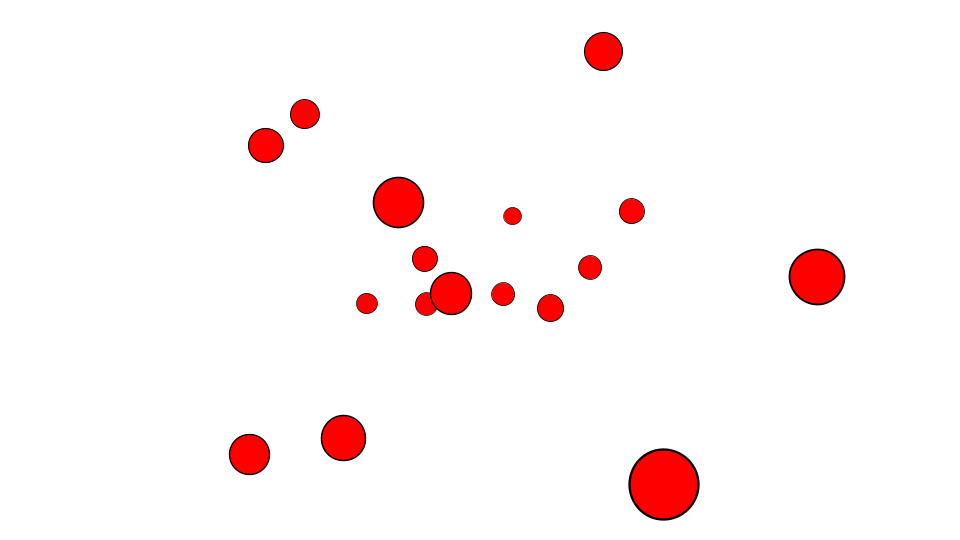
Frame 1 (no input)
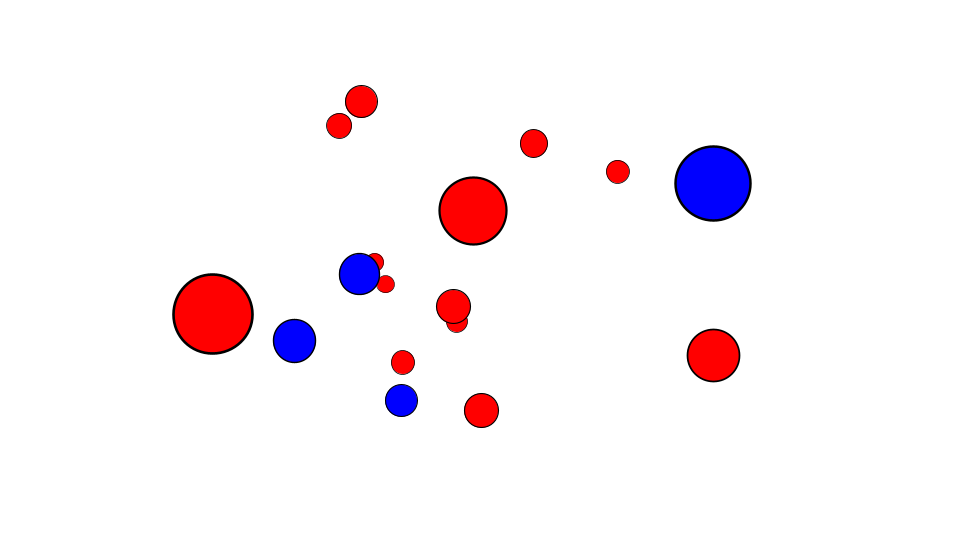
Frame 60 (the mouse pressed at the canvas centre just before this capture)
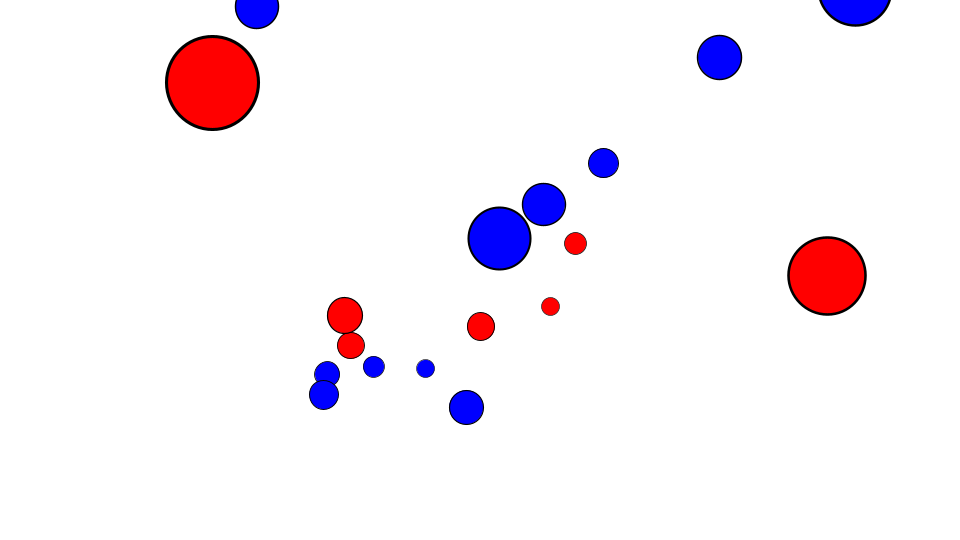
Frame 120 (the mouse held since frame 60 and released just before this capture)

The Processing sketch that drew these frames (run headless with seeded random() and noise(); from frame 60 on, the mouse is pressed at the canvas centre):

// Processing sketch: Collision3D
// ── Collision3D.pde
Ball3D[] balls;
static final int numBalls = 20;
float fl = 250;
float vpX = 0;
float vpY = 0;
float top = -200;
float bottom = 200;
float left = -200;
float right = 200;
float front = 200;
float back = -200;

void setup() {
  size(960, 540);
  frameRate(30);
  initialize();
}

void initialize() {
  smooth();
  vpX = width/2;
  vpY = height/2;
  balls = new Ball3D[numBalls];
  for(int i=0; i<numBalls; i++) {
    balls[i] = new Ball3D(15.0);
    balls[i].xpos = random(400) - 200;
    balls[i].ypos = random(400) - 200;
    balls[i].zpos = random(400) - 200;
    balls[i].vx = random(10) - 5;
    balls[i].vy = random(10) - 5;
    balls[i].vz = random(10) - 5;
    balls[i].setFillColor(color(255, 0, 0));   
  }
}

void draw() {
  background(255);
  for(int i=0; i<numBalls; i++) {
    Ball3D ball = balls[i];
    move(ball);
  }
  for(int i=0; i<numBalls - 1; i++) {
    Ball3D ballA = balls[i];
    for(int j=i+1; j<numBalls; j++) {
      Ball3D ballB = balls[j];
      float dx = ballA.xpos - ballB.xpos;
      float dy = ballA.ypos - ballB.ypos;
      float dz = ballA.zpos - ballB.zpos;
      float dist = sqrt(dx * dx + dy * dy + dz * dz);
      if(dist < ballA.radius + ballB.radius) {
        ballA.setFillColor(color(0, 0, 255));
        ballB.setFillColor(color(0, 0, 255));
      }
    }
  }
  sortZ();
}

void move(Ball3D ball) {
  float radius =  ball.radius;
  ball.xpos += ball.vx;
  ball.ypos += ball.vy;
  ball.zpos += ball.vz;
  if(ball.xpos + radius > right) {
    ball.xpos = right - radius;
    ball.vx *= -1;
  }else if(ball.xpos - radius < left) {
    ball.xpos = left + radius;
    ball.vx *= -1;
  }
  if(ball.ypos + radius > bottom) {
    ball.ypos = bottom - radius;
    ball.vy *= -1;
  }else if(ball.ypos - radius < top) {
    ball.ypos = top + radius;
    ball.vy *= -1;
  }
  if(ball.zpos + radius > front) {
    ball.zpos = front - radius;
    ball.vz *= -1;
  }else if(ball.zpos - radius < back) {
    ball.zpos = back + radius;
    ball.vz *= -1;
  }
  
  if(ball.zpos > -fl) {
    float scale = fl / (fl + ball.zpos);
    ball.scaleX = ball.scaleY = scale;
    ball.x = vpX + ball.xpos * scale;
    ball.y = vpY + ball.ypos * scale;
    ball.visible = true;
  }else{
    ball.visible = false;
  }
}

void sortZ() {
  for(int i=0; i<numBalls - 1; i++) {
    for(int j=numBalls-1; j>i; j--) {
      if(balls[j].zpos > balls[j-1].zpos) {
        Ball3D t = balls[j];
        balls[j] = balls[j-1];
        balls[j-1] = t;
      }
    }
  }
  for(int i=0; i<numBalls; i++) {
     Ball3D ball = balls[i];
     ball.update();
  }
}

////////////////////////////////

class Segment extends Sprite {
  float segmentWidth, segmentHeight;
  float vx, vy;
  
  Segment(float segmentWidth, float segmentHeight) {
    super();
    this.segmentWidth = segmentWidth;
    this.segmentHeight = segmentHeight;
  }
  
  void draw() {
    rect(-segmentHeight / 2,  -segmentHeight / 2, segmentWidth + segmentHeight, segmentHeight, segmentHeight, segmentHeight, segmentHeight, segmentHeight);
    ellipse(0, 0, 2, 2);
    ellipse(segmentWidth, 0, 2, 2);
  }
  
  Point getPin() {
    float angle = rotation * PI / 180;
    float xPos = x + cos(angle) * segmentWidth;
    float yPos = y + sin(angle) * segmentWidth;
    return new Point(xPos, yPos);  
  }
}

////////////////////////////////

class Ball3D extends Sprite {
  float radius;
  float xpos = 0;
  float ypos = 0;
  float zpos = 0;
  float vx = 0;
  float vy = 0;
  float vz = 0;
  float mass = 1;
  
  Ball3D(float radius){
    super();
    this.radius = radius;
  }
  
  void draw(){
    if(dist(mouseX, mouseY, x, y) < radius) {
      isRollOver = true;
    }else{
      isRollOver = false;
    }
    ellipse(0, 0, radius*2, radius*2);
  }
}

////////////////////////////////

class Sprite extends Object {
  float x, y;
  float scaleX, scaleY;
  float width, height;
  float rotation;
  boolean visible;
  color strokeColor;
  color fillColor;
  Boolean isStroke;
  Boolean isFill;
  Boolean isRollOver;
  Boolean locked;
  float xoff, yoff;
 
  Sprite() {
    super();
    scaleX = 1.0;
    scaleY = 1.0;
    strokeColor = color(0);
    fillColor = color(0);
    isStroke = false;
    isFill = false;
    isRollOver = false;
    locked = false;
    visible = true;
  }
  
  void update() {
    if(! visible) return;
    pushMatrix();
    if(locked){
      x = mouseX - xoff;
      y = mouseY - yoff;
    }  
    translate(x, y);
    scale(scaleX, scaleY);
    rotate(rotation * PI / 180.0);
    if(isStroke) stroke(strokeColor);
    if(isFill) fill(fillColor);
    draw();
    popMatrix();
  }
  
  void setStrokeColor(color strokeColor) {
    this.strokeColor = strokeColor;
    isStroke = true;
  }
  
  void setFillColor(color fillColor) {
    this.fillColor = fillColor;
    isFill = true;
  }
  
  void startDrag() {
    if(isRollOver){
      locked = true;
      xoff = mouseX - x;
      yoff = mouseY - y;
    }
  }
  
  void stopDrag() {
    locked = false;
  }
  
  void draw() {}
}

////////////////////////////////

class Point extends Object {
  float x, y;
  
  Point(float x, float y) {
    super();
    this.x = x;
    this.y = y;
  }
}

////////////////////////////////

class Object {
  Object() {}
}
